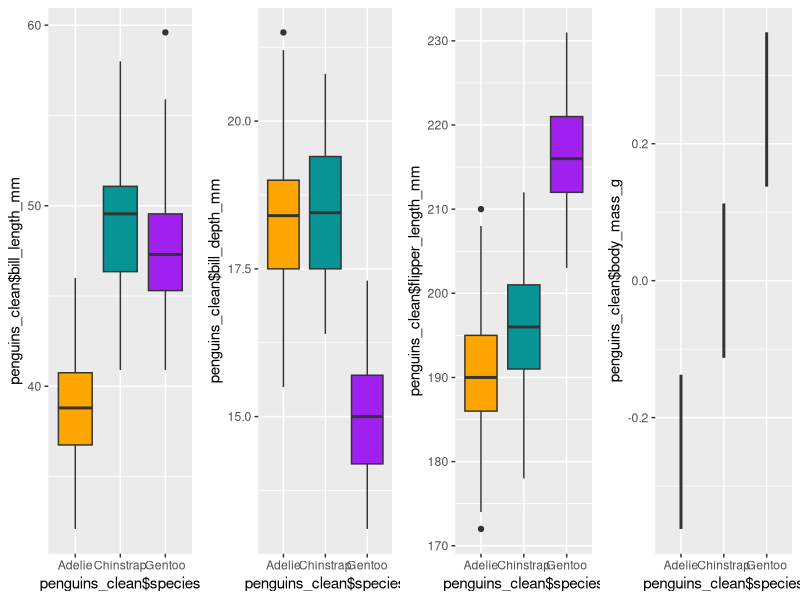
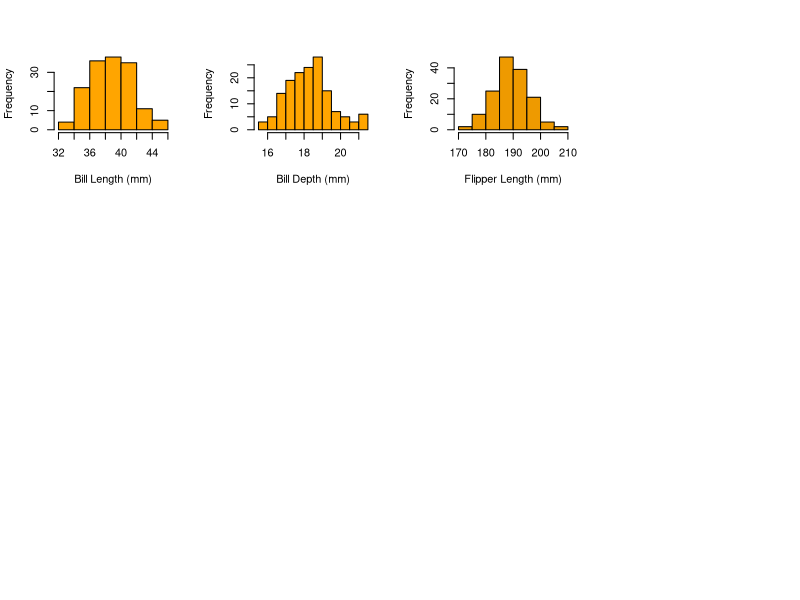

Recreate these plots in R, in order. (Note: this script raises an error after producing the figures.)
# Set Working Directory 
setwd("/Users/christopherdye/Desktop/School/Fall 2024/STAT 5000")

# Installing Palmer Penguins data 
install.packages("palmerpenguins")
library(palmerpenguins)
data("penguins") 


# Loading Packages 
library(tidyverse)
library(ggplot2)
library(gridExtra)
library(nnet)


# Sub-setting data by species 
penguins_clean <- penguins[order(penguins$species),]
penguins_clean <- penguins_clean[ , c(1, 2:5)]
penguins_clean <- na.omit(penguins_clean)
adelie <- subset(penguins_clean, penguins_clean$species == "Adelie")
gentoo <- subset(penguins_clean, penguins_clean$species == "Gentoo")
chinstrap <- subset(penguins_clean, penguins_clean$species == "Chinstrap")


### Visual Presentation of Data -----------------------------------------------
## Boxplots 
par(mfrow = c(1,3)) 
p1_pp <- ggplot(penguins_clean, aes(x = penguins_clean$species, y = penguins_clean$bill_length_mm, fill = penguins_clean$species)) + geom_boxplot(fill = c("orange", "#069494", "purple"))  
p2_pp <- ggplot(penguins_clean, aes(x = penguins_clean$species, y = penguins_clean$bill_depth_mm, fill = penguins_clean$species)) + geom_boxplot(fill = c("orange", "#069494", "purple"))  
p3_pp <- ggplot(penguins_clean, aes(x = penguins_clean$species, y = penguins_clean$flipper_length_mm, fill = penguins_clean$species)) + geom_boxplot(fill = c("orange", "#069494", "purple"))
p4_pp <- ggplot(penguins_clean, aes(x = penguins_clean$species, y = penguins_clean$body_mass_g, fill = penguins_clean$species)) + geom_boxplot(fill = c("orange", "#069494", "purple"))
grid.arrange(p1_pp, p2_pp, p3_pp, p4_pp, ncol=4)

# Summary Statistics 
summary(adelie) 
summary(chinstrap)
summary(gentoo)

# Histograms 
par(mfrow = c(3,4))
hist(adelie$bill_length_mm, 
     col = "orange", 
     xlab = "Bill Length (mm)", 
     main = "") 
hist(adelie$bill_depth_mm, 
     col = "orange1", 
     xlab = "Bill Depth (mm)", 
     main = "") 
hist(adelie$flipper_length_mm, 
     col = "orange2", 
     xlab = "Flipper Length (mm)", 
     main = "") 
hist(adelie$body_mass_g, 
     col = "orange3", 
     xlab = "Body Mass (g)", 
     main = "") 
hist(chinstrap$bill_length_mm, 
     col = "#9EFCFC", 
     xlab = "Bill Length (mm)", 
     main = "")
hist(chinstrap$bill_depth_mm, 
     col = "#13D4D4", 
     xlab = "Bill Depth (mm)", 
     main = "")
hist(chinstrap$flipper_length_mm, 
     col = "#069494", 
     xlab = "Flipper Length (mm)", 
     main = "")
hist(chinstrap$body_mass_g, 
     col = "#176161", 
     xlab = "Body Mass (g)", 
     main = "")
hist(gentoo$bill_length_mm, 
     col = "purple", 
     xlab = "Bill Length (mm)", 
     main = "") 
hist(gentoo$bill_depth_mm, 
     col = "purple1", 
     xlab = "Bill Depth (mm)", 
     main = "") 
hist(gentoo$flipper_length_mm, 
     col = "purple2", 
     xlab = "Flipper Length (mm)", 
     main = "") 
hist(gentoo$body_mass_g, 
     col = "purple3", 
     xlab = "Body Mass (g)", 
     main = "") 



## Scatter plot Matrix
pairs(penguins_clean[2:5],
      panel = function(x, y) {
        points(x, y, pch = 21, bg = c("orange", "#069494", "purple")[penguins_clean$species])
        species_levels <- unique(penguins_clean$species)
        for (s in species_levels) {
          subset_x <- x[penguins_clean$species == s]
          subset_y <- y[penguins_clean$species == s]
          abline(lm(subset_y ~ subset_x), col = c("orange", "#069494", "purple")[which(species_levels == s)], lwd = 2)}},
      upper.panel = NULL, 
      labels = c("Bill Length (mm)", "Bill Depth (mm)", "Flipper Length (mm)", "Body Mass (g)"),
      main = "Scatter Plot Matrix of Palmer Penguins Dataset")



### KNN  --------------------------------------
# Bootstrapping for training models 
knn_results_pp <- matrix(nrow = 50, ncol = 1000) 
knn_accuracy_mean_pp <- c()
for (k in 1:50){
  for (i in 1:1000) {
    n.train.pp <- sample(1:342, replace=TRUE) 
    train_penguins <- penguins_clean[n.train.pp, ] 
    classified.pp <- knn(train = train_penguins[ , 2:5],
                      test = penguins_clean[, 2:5], 
                      cl = train_penguins$species, 
                      k = k) 
    error.knn.pp <- mean(classified.pp != penguins_clean$species)
    accuracy.knn.pp <- 1 - error.knn.pp
    knn_results_pp[k, i] <- accuracy.knn.pp 
  }
  knn_accuracy_mean_pp[k] <- mean(knn_results_pp[k, ])
}
knn_accuracy_mean_pp <- rbind(1:50, knn_accuracy_mean_pp) 

# Inverting data frame for plotting
knn_accuracy_data_pp <- data.frame(K = knn_accuracy_mean_pp[1, ], Accuracy = knn_accuracy_mean_pp[2, ])

# Plotting
ggplot(knn_accuracy_data_pp, aes(x = K, y = Accuracy)) +
  geom_line(color = "lightblue", size = 1) +
  geom_point(color = "lightgreen", size = 3) +
  labs(title = "Model Accuracy for Different K Values",
       x = "Number of Neighbors (K)",
       y = "Accuracy") +
  theme_minimal()


# Comparing histograms of accuracy at varios k values 
par(mfrow = c(4,1))
hist(knn_results_pp[1, ], 
     col = "red2", 
     xlab = "Accuracy", 
     main = "Accuracy of 1000 bootstrap samples from penguins at k = 1") 
hist(knn_results_pp[7, ], 
     col = "steelblue1", 
     xlab = "Accuracy", 
     main = "Accuracy of 1000 bootstrap samples from penguins at k = 7")
hist(knn_results_pp[30, ], 
     col = "green3", 
     xlab = "Accuracy", 
     main = "Accuracy of 1000 bootstrap samples from penguins at k = 30") 
hist(knn_results_pp[50, ], 
     col = "purple3", 
     xlab = "Accuracy", 
     main = "Accuracy of 1000 bootstrap samples from penguins at k = 50") 


### Multinomial Logistic Regression ------------------------------------------
# 
logit_results_pp <- c()
for (i in 1:1000) {
  n.train.pp <- sample(1:342, replace=TRUE) 
  train_penguins <- penguins_clean[n.train.pp, ] 
  model_pp <- multinom(species ~ bill_length_mm + bill_depth_mm + flipper_length_mm + body_mass_g, train_penguins)
  predictions.pp <- predict(model_pp, penguins_clean[ , 2:5], type = "class") 
  error.logit.pp <- mean(predictions.pp != penguins_clean$species)
  accuracy.logit.pp <- 1 - error.logit.pp
  logit_results_pp[i] <- accuracy.logit.pp
}
logit_accuracy_mean_pp <- mean(logit_results_pp)

# Evaluate Accuracy 
hist(logit_results_pp, 
     col = "purple3", 
     xlab = "Accuracy", 
     main = "Accuracy of 1000 bootstrap samples from penguins of Multinomial Logistic Regression") 

# Build Model 
fit_pp <- multinom(species ~ bill_length_mm + bill_depth_mm + flipper_length_mm + body_mass_g, 
            data = penguins_clean, 
            family = multinomial) 
summary(fit_pp)



